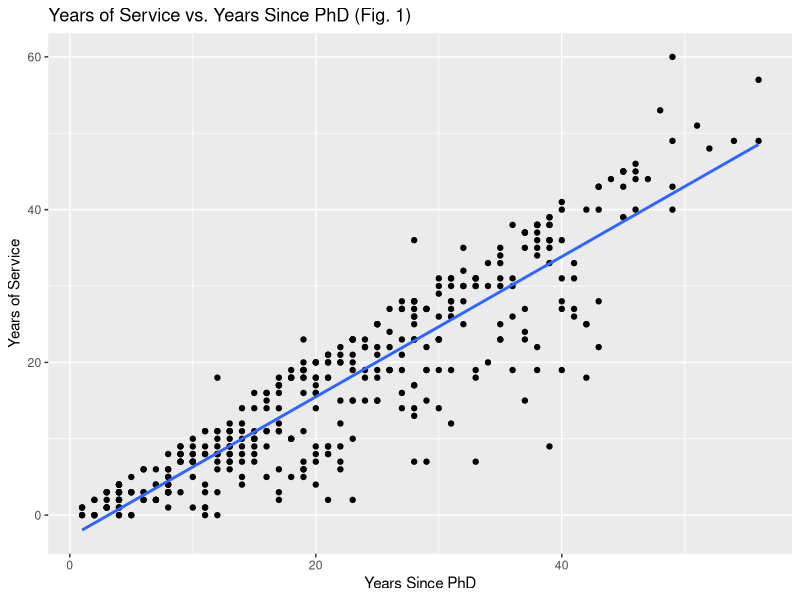
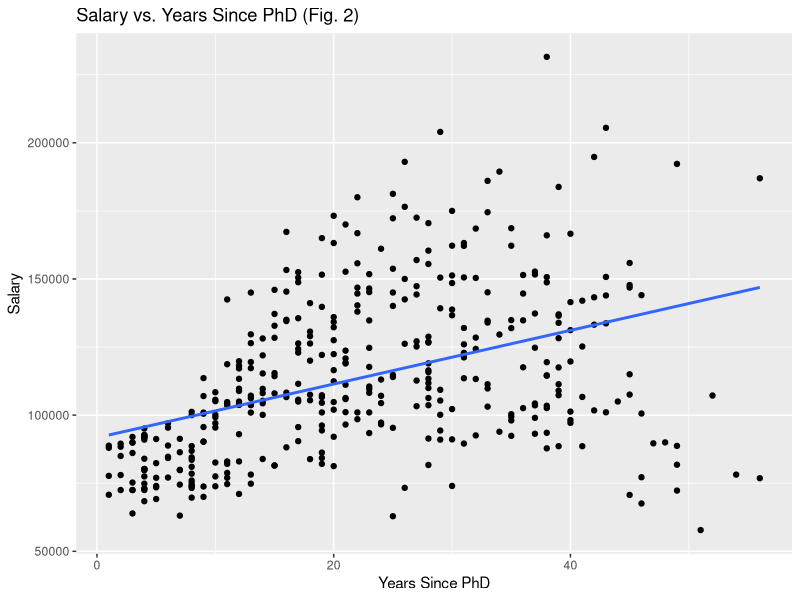
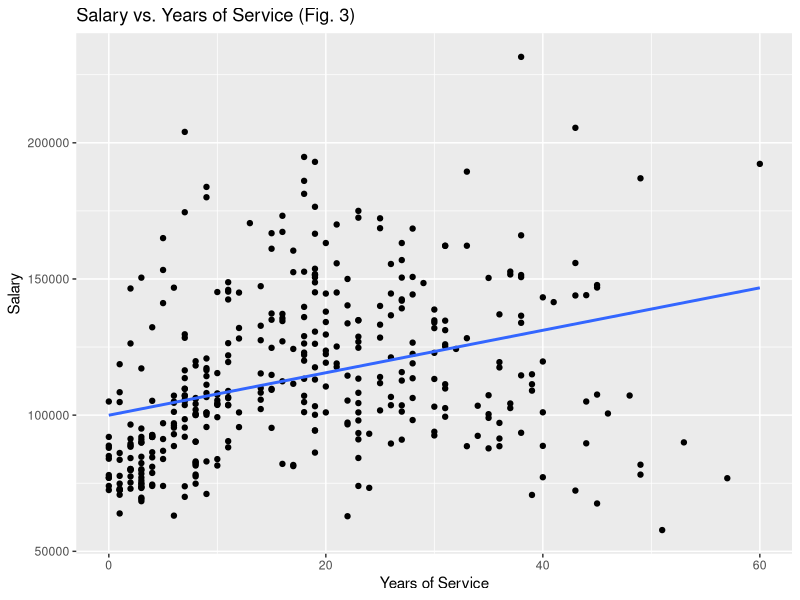
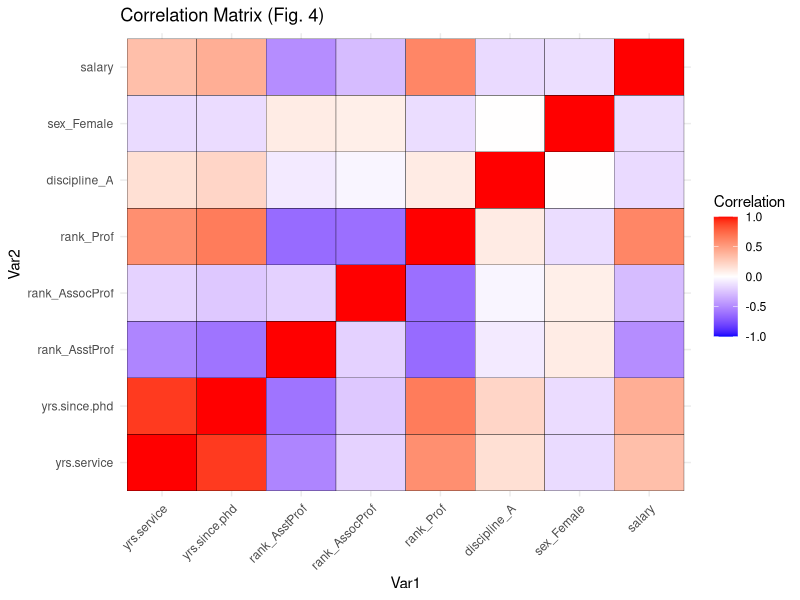
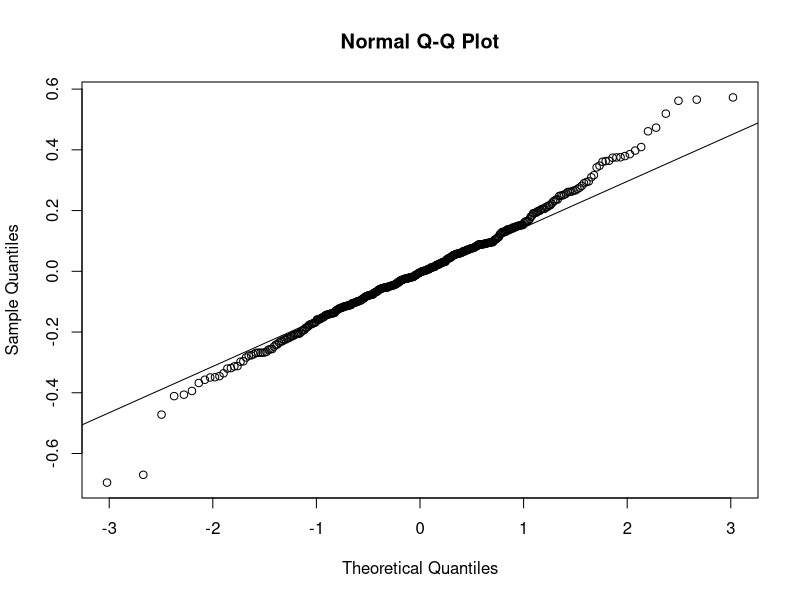
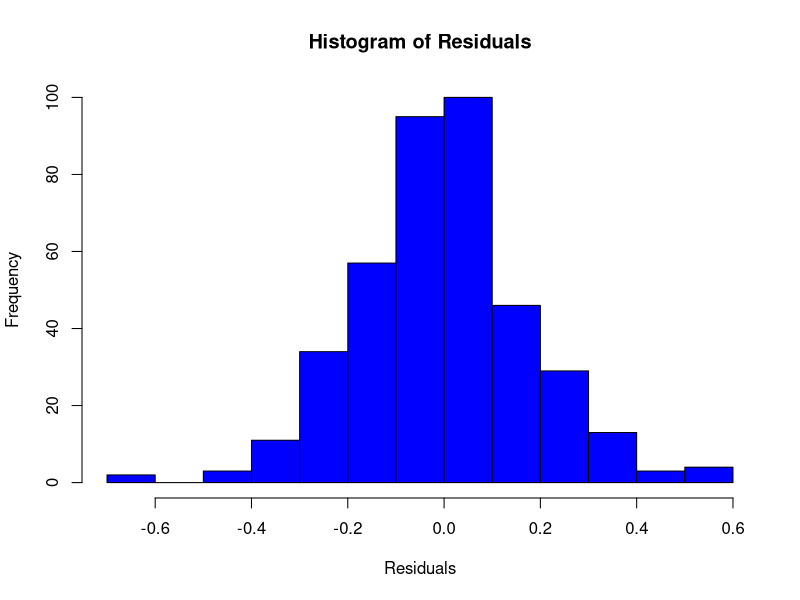
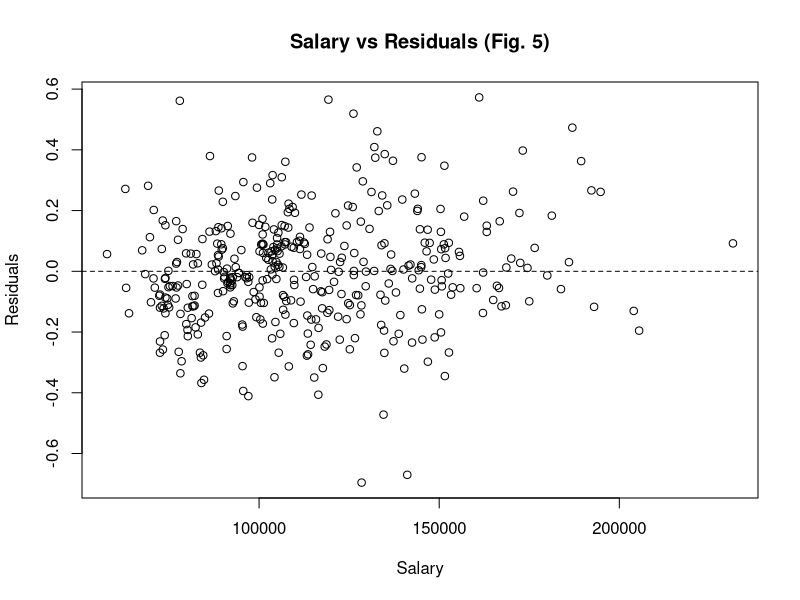

These figures' R source, in order:
## ---- chunk 1
knitr::opts_chunk$set(echo = TRUE)
## ---- chunk 2
library(carData)
data(Salaries)
str(Salaries)
summary(Salaries)
## ---- chunk 3
library(ggplot2)

# Plot yrs.service vs. yrs.since.phd
ggplot(Salaries, aes(x = yrs.since.phd, y = yrs.service)) +
  geom_point() +
  geom_smooth(method = "lm", se = FALSE) +
  labs(title = "Years of Service vs. Years Since PhD (Fig. 1)",
       x = "Years Since PhD",
       y = "Years of Service")

# Plot salary vs. yrs.since.phd
ggplot(Salaries, aes(x = yrs.since.phd, y = salary)) +
  geom_point() +
  geom_smooth(method = "lm", se = FALSE) +
  labs(title = "Salary vs. Years Since PhD (Fig. 2)",
       x = "Years Since PhD",
       y = "Salary")

# Plot salary vs. yrs.service
ggplot(Salaries, aes(x = yrs.service, y = salary)) +
  geom_point() +
  geom_smooth(method = "lm", se = FALSE) +
  labs(title = "Salary vs. Years of Service (Fig. 3)",
       x = "Years of Service",
       y = "Salary")
## ---- chunk 4
formula_salary_vs_yrs = as.formula(salary ~ yrs.since.phd + yrs.service)
lmmodel_salary_vs_yrs <- lm(formula_salary_vs_yrs, data = Salaries)
summary(lmmodel_salary_vs_yrs)
## ---- chunk 5
formula_salary_vs_yrs_sex = as.formula(salary ~ yrs.since.phd + yrs.service + sex)
lmmodel_salary_vs_yrs_sex <- lm(formula_salary_vs_yrs_sex, data = Salaries)
summary(lmmodel_salary_vs_yrs_sex)
## ---- chunk 6
Salaries$salary1000 <- Salaries$salary / 1000
formula_salary1000_vs_yrs = as.formula(salary1000 ~ yrs.since.phd + yrs.service)
lmmodel_salary1000_vs_yrs <- lm(formula_salary1000_vs_yrs, data = Salaries)
summary(lmmodel_salary1000_vs_yrs)
## ---- chunk 7
Salaries$salaryln <- log(Salaries$salary)
formula_salaryln_vs_yrs = as.formula(salaryln ~ yrs.since.phd + yrs.service)
lmmodel_salaryln_vs_yrs <- lm(formula_salaryln_vs_yrs, data = Salaries)
summary(lmmodel_salaryln_vs_yrs)
## ---- chunk 8
library(ggplot2)
library(reshape2)
library(fastDummies)

# Create dummy variables
dummy_columns <- c('rank', 'discipline', 'sex')
salaries_with_dummies_df <- fastDummies::dummy_cols(Salaries, select_columns = dummy_columns)
model_vars <- c('yrs.service', 'yrs.since.phd', 'rank_AsstProf', 'rank_AssocProf', 'rank_Prof', 'discipline_A','sex_Female', 'salary')

# Get correlations
cor_matrix_dummies <- cor(salaries_with_dummies_df[model_vars])
melted_cor_dummies <- melt(cor_matrix_dummies)

# Visualize correlation matrix
plot_heatmap <- function(melted_cor){
ggplot(data = melted_cor, aes(Var1, Var2, fill = value)) +
  geom_tile(color = "black") +
  scale_fill_gradient2(low = "blue", high = "red", mid = "white", 
                       midpoint = 0, limit = c(-1,1), name = "Correlation") +
  theme_minimal() +
  theme(axis.text.x = element_text(angle = 45, vjust = 1, hjust = 1)) +
  ggtitle("Correlation Matrix (Fig. 4)")
}
plot_heatmap(melted_cor_dummies)
## ---- chunk 9
formula_lm <- as.formula(salary ~ sex_Female + yrs.since.phd + rank_Prof + rank_AssocProf + discipline_A)
model_lm <- lm(formula_lm, data = salaries_with_dummies_df)
summary(model_lm)
## ---- chunk 10
formula_lm_transformed <- as.formula(salaryln ~ rank_Prof + rank_AssocProf + discipline_A)
model_lm_transformed <- lm(formula_lm_transformed, data = salaries_with_dummies_df)
summary(model_lm_transformed)
## ---- chunk 11
formula_all <- as.formula(salary ~ yrs.service + yrs.since.phd + rank_AsstProf + rank_AssocProf + rank_Prof + discipline_A + sex_Female + sex_Male)
model_lm_all <- lm(formula_all, data = salaries_with_dummies_df)
model_stepwise <- step(model_lm_all, direction = "both", k = 0)
summary(model_stepwise)
## ---- chunk 12
residuals <- model_lm_transformed$resid

# Check normality of residuals
qqnorm(residuals)
qqline(residuals)

# Histogram of residuals
hist(residuals,
     breaks = "Sturges",
     main = "Histogram of Residuals",
     xlab = "Residuals",
     ylab = "Frequency",
     col = "blue",
     border = "black")

# Jarque-Bera test
library(tseries)
jarque.bera.test(residuals)

# Shapiro-Wilk test
shapiro.test(residuals)

# Independence of residuals
plot(residuals~Salaries$salary[order(Salaries$salary)],
     main="Salary vs Residuals (Fig. 5)",
     xlab="Salary", ylab="Residuals")
abline(h=0, lty=2)

# Breusch-Pagan test for heteroscedasticity
library(lmtest)
bptest(model_lm_transformed)
